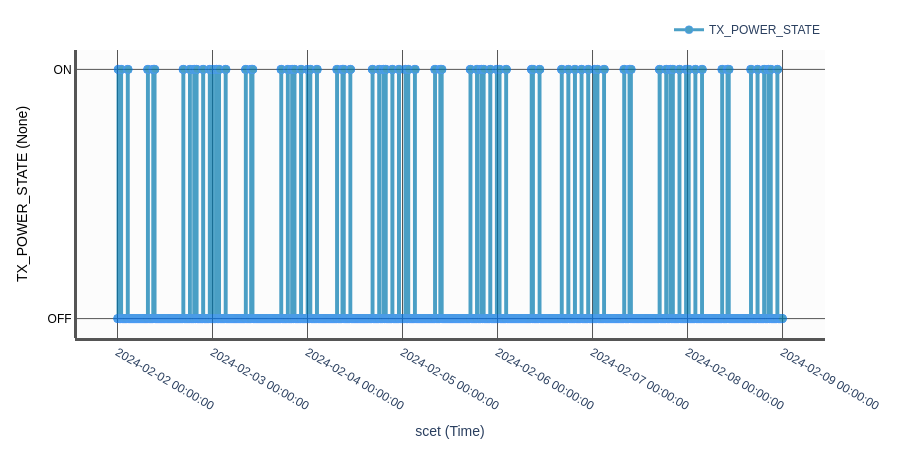

The code cell stored with this chart in its notebook:
### Markdown cell above
## Plots

The Simulation also models time-series data. Two plots are shown as a demonstration, but anything that is simulated can be plotted in this way.

The argument for sim.plot() is passed directly to dtat, so you can use the same conventions to put channels on the same plot or grouped together as subplots.

### Code cell
sim.plot([['TX_POWER_STATE']])

### Figure 1 — Plotly figure (JSON) as saved in the notebook; plotly's stock layout.template omitted (floating-point values rounded to 4 significant figures; data arrays with more than 128 entries replaced by an {"elided": "..."} marker saying what was removed)
{"data": [{"hovertemplate": "X: scet: %{x|%Y-%jT%H:%M:%S.%L}<br>Y: TX_POWER_STATE: %{y}<br>Time: scet: %{meta[1]|%Y-%jT%H:%M:%S.%L}<extra></extra>", "line": {"color": "#0078AF", "width": 3}, "marker": {"color": "#0078AF", "colorscale": [[0, "rgb(0,0,131)"], [0.2, "rgb(0,60,170)"], [0.4, "rgb(5,255,255)"], [0.6, "rgb(255,255,0)"], [0.8, "rgb(250,0,0)"], [1, "rgb(128,0,0)"]], "line": {"color": "#0073FF", "width": 0.5}, "showscale": false, "size": 8, "symbol": "circle"}, "meta": {"elided": "4188x2 str values"}, "mode": "lines+markers", "name": "TX_POWER_STATE", "opacity": 0.7, "showlegend": true, "type": "scatter", "x": {"elided": "4188 str values"}, "xaxis": "x", "y": {"elided": "4188 str values"}, "yaxis": "y"}], "layout": {"font": {"family": "Arial"}, "height": 450, "legend": {"orientation": "h", "x": 1, "xanchor": "right", "y": 1.02, "yanchor": "bottom"}, "margin": {"b": 100, "l": 75, "r": 75, "t": 50}, "plot_bgcolor": "#fcfcfc", "xaxis": {"anchor": "y", "domain": [0, 1], "gridcolor": "#555555", "linecolor": "#555555", "linewidth": 3, "showgrid": true, "showline": true, "tickformat": "%Y-%m-%d %H:%M:%S", "title": {"text": "scet (Time)"}, "type": "date", "zerolinecolor": "#555555"}, "yaxis": {"anchor": "free", "domain": [0, 1], "gridcolor": "#555555", "linecolor": "#555555", "linewidth": 3, "overlaying": "y", "position": 0, "showgrid": true, "showline": true, "tickfont": {"color": "#000000"}, "title": {"font": {"color": "#000000"}, "text": "TX_POWER_STATE (None)"}, "zerolinecolor": "#555555"}}}
